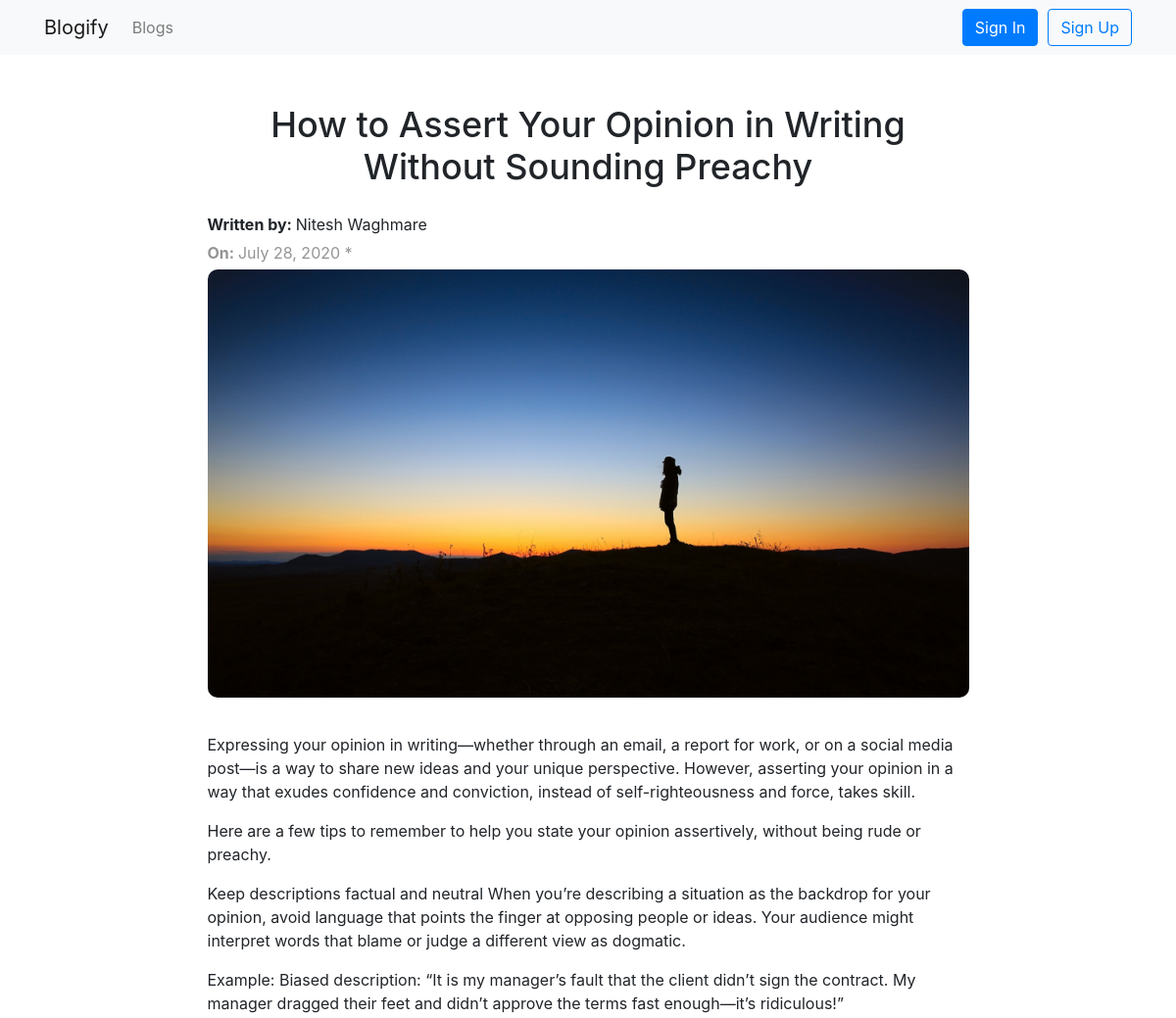
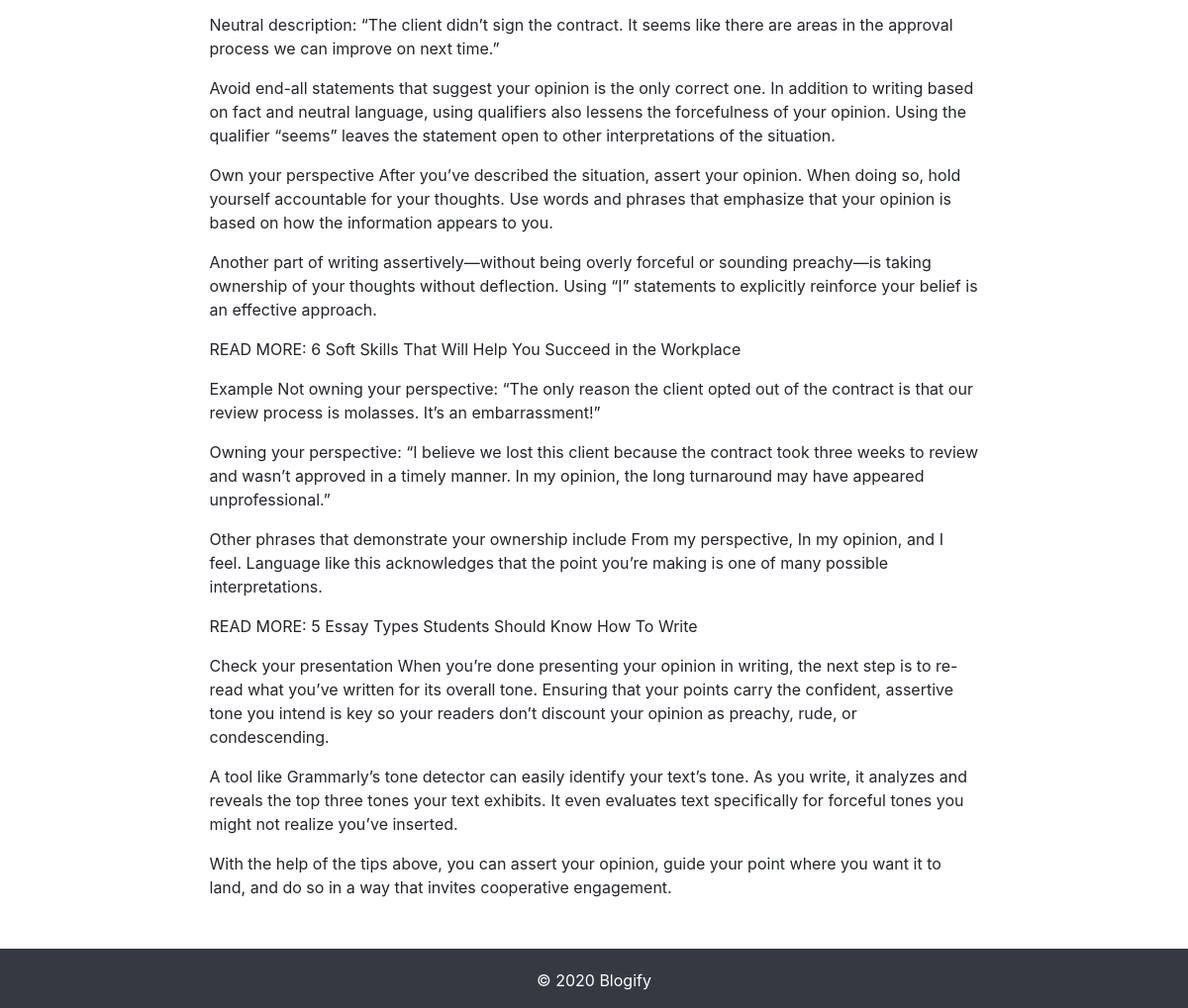
Screenshot of /blog/opinion-writing/ with the database file from the repository (2 pictures, top to bottom).
### blogs/models.py (models this page shows, shortened)
class BlogPost(models.Model):
    title = models.CharField(max_length=200, unique=True)
    slug = models.SlugField(max_length=200, unique=True)
    image = models.FileField(upload_to='blog_images/', null=True, blank=True)
    author = models.ForeignKey(User, on_delete=models.CASCADE, related_name='blog_posts')
    updated_on = models.DateTimeField(auto_now=True)
    content = models.TextField()
    created_on = models.DateTimeField(auto_now_add=True)
    status = models.IntegerField(choices=STATUS, default=0)
    class Meta:
        ordering = ['-created_on']
    def get_content_as_markdown(self):
        return mark_safe(markdown(self.content, safe_mode='escape'))
    def get_read_time(self):
        return readtime.of_text(self.content)

### blogs/views.py (the view)
# urls.py: path('<slug:slug>/', views.BlogDetailView.as_view(), name='blog_post'),
class BlogDetailView(DetailView):
    model = BlogPost
    template_name = "blogpost.html"
    context_object_name = 'blog'

### templates/blogpost.html
{% extends 'base.html' %}
{% block content %}
<div class="container">
  <div class="blog-post">
    <h1 class="blog-heading">{{blog.title}}</h1>
    <div>
      <p class="author"><b>Written by: </b>{{ blog.author.first_name }} {{ blog.author.last_name}}</p>
      <p class="date"><b>On: </b> {{ blog.created_on.date }} * {{blog.get_read_time}}</p>
    </div>
    <img src="{{blog.image.url}}" alt="">
    <p class="blog-content">{{blog.get_content_as_markdown}}</p>
  </div>
</div>
{% endblock %}

### templates/base.html (shortened to what this page needs)
{% load static %}
<!DOCTYPE html>
<html lang="en">
<head>
    <link rel="stylesheet" href="{% static 'css/style.css' %}" />
</head>
<body class="d-flex flex-column">
    <div id="page-content">
        <nav class="navbar navbar-expand-lg navbar-light bg-light">
            <div class="container">
                <a class="navbar-brand" href="/">Blogify</a>
                <div class="collapse navbar-collapse" id="navbarNav">
                    <ul class="navbar-nav mr-auto">
                        <li class="nav-item">
                            <a  class="nav-link" href="/blog">Blogs</a>
                        </li>
                    </ul>
                    <ul class="navbar-nav ml-auto">
                        <li class="nav-item">
                            <a  class="btn btn-primary" href="#">Sign In</a>
                        </li>
                        <li class="nav-item">
                            <a style="margin-left: 10px;" class="btn btn-outline-primary" href="#">Sign Up</a>
                        </li>
                        </ul>
                </div>
            </div>
        </nav>
        {% block content %} {% endblock %}
    </div>
    <footer id="sticky-footer" class="footer">
        <div class="container text-center">
            <p>© 2020 Blogify</p>
        </div>
    </footer>
</body>
</html>

### static/css/style.css (style rules this page uses)
html, body { height: 100%; }
#page-content { flex: 1 0 auto; }
#sticky-footer { flex-shrink: none; background-color: #343a40; }
.footer p { padding-top: 20px; color: #ffffff; }
.blog-post { margin: 50px auto; width: 70%; }
.blog-post img { width: 100%; height: auto; border-radius: 10px; }
.blog-heading { font-size: 36px; text-align: center; margin-bottom: 25px; }
.blog-content { text-decoration: lavender; padding-top: 20px; }
.author, .date { margin: 5px 0px; }
.date { color: #949494; }

### rows the page displays
BlogPost: title "How to Assert Your Opinion in Writing Without Sounding Preachy", author.first_name "Nitesh", author.last_name "Waghmare", created_on "July 28, 2020", image (picture), get_content_as_markdown "Expressing your opinion in writing—whether through an email, a report for work, or on a social media post—is a way to share new ideas and your unique perspective. However, asserting your opinion in a way that exudes confidence and conviction, instead of self-righteousness and force, takes skill. Here are a few tips to remember to help you state your opinion assertively, without being rude or preachy. Keep descriptions factual and neutral When you’re describing a situation as the backdrop for your opinion, avoid language that points the finger at opposing people or ideas. Your audience might interpret words that blame or judge a different view as dogmatic. Example: Biased description: “It is…"
